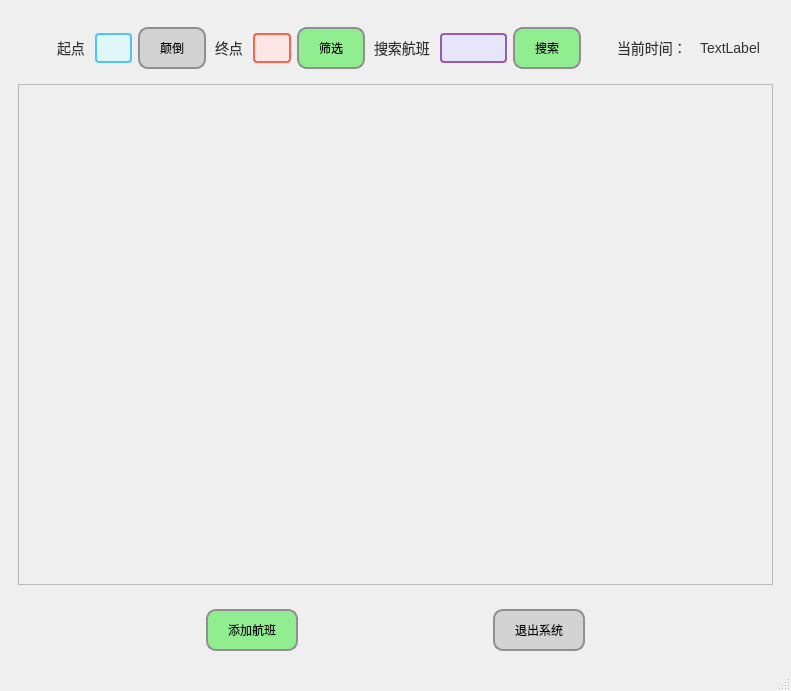
<?xml version="1.0" encoding="UTF-8"?>
<ui version="4.0">
 <class>AdminMainWindow</class>
 <widget class="QMainWindow" name="AdminMainWindow">
  <property name="geometry">
   <rect>
    <x>0</x>
    <y>0</y>
    <width>791</width>
    <height>691</height>
   </rect>
  </property>
  <property name="windowTitle">
   <string>MainWindow</string>
  </property>
  <widget class="QWidget" name="centralwidget">
   <layout class="QVBoxLayout" name="verticalLayout_11">
    <item>
     <widget class="QWidget" name="widget_2" native="true">
      <layout class="QVBoxLayout" name="verticalLayout_2">
       <item>
        <widget class="QWidget" name="widget_22" native="true">
         <layout class="QHBoxLayout" name="horizontalLayout_13">
          <item>
           <spacer name="horizontalSpacer_13">
            <property name="orientation">
             <enum>Qt::Orientation::Horizontal</enum>
            </property>
            <property name="sizeHint" stdset="0">
             <size>
              <width>40</width>
              <height>20</height>
             </size>
            </property>
           </spacer>
          </item>
          <item>
           <widget class="QLabel" name="label_22">
            <property name="styleSheet">
             <string notr="true">QLabel {
    color: #333333; /* 深灰色文字，与对话框和文本输入框的文字颜色相同 */
    font-size: 14px; /* 与按钮、对话框和文本输入框相同的字体大小 */
    font-weight: normal; /* 默认字体粗细，可以根据需要调整 */
    margin: 5px 0; /* 上下外边距，根据需要调整 */
    background-color: transparent; /* 透明背景，不覆盖标签下的内容 */
}

QLabel:disabled {
    color: #888888; /* 禁用时文字颜色变暗，与禁用状态的文本输入框一致 */
}</string>
            </property>
            <property name="text">
             <string>起点</string>
            </property>
           </widget>
          </item>
          <item>
           <widget class="QLineEdit" name="StartPointLine">
            <property name="maximumSize">
             <size>
              <width>50</width>
              <height>16777215</height>
             </size>
            </property>
            <property name="styleSheet">
             <string notr="true">QLineEdit {
    background-color: #e0f7fa; /* 浅蓝色背景 */
    border: 2px solid #4fc3f7; /* 蓝色边框 */
    border-radius: 4px; /* 圆角边框 */
    padding: 5px; /* 内边距 */
    color: #005f6a; /* 深蓝色文本 */
    selection-background-color: #4fc3f7; /* 选中时的背景颜色 */
    selection-color: #ffffff; /* 选中时的文本颜色 */
}

QLineEdit:focus {
    border-color: #00796b; /* 聚焦时边框颜色变深 */
    box-shadow: 0 0 4px rgba(0, 121, 107, 0.5); /* 聚焦时阴影效果 */
}

QLineEdit:disabled {
    background-color: #d3e5f3; /* 禁用时背景颜色变浅 */
    border-color: #a1c4dd; /* 禁用时边框颜色变浅 */
    color: #6d8cac; /* 禁用时文本颜色变暗 */
}

QLineEdit::placeholder {
    color: #6d8cac; /* 占位符文本颜色 */
    font-style: italic; /* 占位符文本斜体 */
}</string>
            </property>
           </widget>
          </item>
          <item>
           <widget class="QPushButton" name="ReverseBtn">
            <property name="styleSheet">
             <string notr="true">QPushButton {
    border: 2px solid #8f8f91; /* 设置按钮边框 */
    border-radius: 10px; /* 设置按钮圆角 */
    padding: 10px 20px; /* 设置按钮内边距 */
    background-color: #d3d3d3; /* 设置浅灰色背景 */
    color: black; /* 设置文本颜色为黑色，确保在浅灰色背景上清晰可见 */
}
 
QPushButton:hover {
    background-color: #c0c0c0; /* 鼠标悬停时的背景颜色，稍微深一点的浅灰色 */
}
 
QPushButton:pressed {
    background-color: #a9a9a9; /* 按钮按下时的背景颜色，再深一点的浅灰色 */
}</string>
            </property>
            <property name="text">
             <string>颠倒</string>
            </property>
           </widget>
          </item>
          <item>
           <widget class="QLabel" name="label_23">
            <property name="styleSheet">
             <string notr="true">QLabel {
    color: #333333; /* 深灰色文字，与对话框和文本输入框的文字颜色相同 */
    font-size: 14px; /* 与按钮、对话框和文本输入框相同的字体大小 */
    font-weight: normal; /* 默认字体粗细，可以根据需要调整 */
    margin: 5px 0; /* 上下外边距，根据需要调整 */
    background-color: transparent; /* 透明背景，不覆盖标签下的内容 */
}

QLabel:disabled {
    color: #888888; /* 禁用时文字颜色变暗，与禁用状态的文本输入框一致 */
}</string>
            </property>
            <property name="text">
             <string>终点</string>
            </property>
           </widget>
          </item>
          <item>
           <widget class="QLineEdit" name="EndPointLine">
            <property name="maximumSize">
             <size>
              <width>50</width>
              <height>16777215</height>
             </size>
            </property>
            <property name="styleSheet">
             <string notr="true">QLineEdit {
    background-color: #ffe6e6; /* 浅红色背景 */
    border: 2px solid #ff6347; /* 鲜红色边框 */
    border-radius: 4px; /* 圆角边框 */
    padding: 5px; /* 内边距 */
    color: #8b0000; /* 暗红色文本 */
    selection-background-color: #ff4500; /* 选中时的背景颜色（橙色红） */
    selection-color: #ffffff; /* 选中时的文本颜色（白色） */
}

QLineEdit:focus {
    border-color: #dc143c; /* 聚焦时边框颜色变为更深的红色 */
    box-shadow: 0 0 4px rgba(220, 20, 60, 0.5); /* 聚焦时阴影效果 */
}

QLineEdit:disabled {
    background-color: #f5dcdc; /* 禁用时背景颜色变浅 */
    border-color: #e9967a; /* 禁用时边框颜色变浅 */
    color: #a52a2a; /* 禁用时文本颜色变暗 */
}

QLineEdit::placeholder {
    color: #a52a2a; /* 占位符文本颜色（暗红色） */
    font-style: italic; /* 占位符文本斜体 */
}</string>
            </property>
           </widget>
          </item>
          <item>
           <widget class="QPushButton" name="FilterBtn">
            <property name="styleSheet">
             <string notr="true">QPushButton {
    border: 2px solid #8f8f91; /* 设置按钮边框 */
    border-radius: 10px; /* 设置按钮圆角 */
    padding: 10px 20px; /* 设置按钮内边距 */
    background-color: #90ee90; /* 设置浅绿色背景 */
}

QPushButton:hover {
    background-color: #80e080; /* 鼠标悬停时的背景颜色，稍微深一点的浅绿色 */
}

QPushButton:pressed {
    background-color: #70d070; /* 按钮按下时的背景颜色，再深一点的浅绿色 */
}</string>
            </property>
            <property name="text">
             <string>筛选</string>
            </property>
           </widget>
          </item>
          <item>
           <widget class="QLabel" name="label_24">
            <property name="styleSheet">
             <string notr="true">QLabel {
    color: #333333; /* 深灰色文字，与对话框和文本输入框的文字颜色相同 */
    font-size: 14px; /* 与按钮、对话框和文本输入框相同的字体大小 */
    font-weight: normal; /* 默认字体粗细，可以根据需要调整 */
    margin: 5px 0; /* 上下外边距，根据需要调整 */
    background-color: transparent; /* 透明背景，不覆盖标签下的内容 */
}

QLabel:disabled {
    color: #888888; /* 禁用时文字颜色变暗，与禁用状态的文本输入框一致 */
}</string>
            </property>
            <property name="text">
             <string>搜索航班</string>
            </property>
           </widget>
          </item>
          <item>
           <widget class="QLineEdit" name="SeekLine">
            <property name="maximumSize">
             <size>
              <width>80</width>
              <height>16777215</height>
             </size>
            </property>
            <property name="styleSheet">
             <string notr="true">QLineEdit {
    background-color: #e6e6fa; /* 浅紫色背景 */
    border: 2px solid #9b59b6; /* 紫色边框 */
    border-radius: 4px; /* 圆角边框 */
    padding: 5px; /* 内边距 */
    color: #4b0082; /* 深紫色文本（与浅紫色背景形成对比） */
    selection-background-color: #9b59b6; /* 选中时的背景颜色（与边框颜色相同） */
    selection-color: #ffffff; /* 选中时的文本颜色（白色） */
}

QLineEdit:focus {
    border-color: #6a0dad; /* 聚焦时边框颜色变深为深紫色 */
    box-shadow: 0 0 4px rgba(106, 13, 173, 0.5); /* 聚焦时阴影效果使用深紫色RGBA */
}

QLineEdit:disabled {
    background-color: #d8bfd8; /* 禁用时背景颜色变为更浅的紫色 */
    border-color: #b09cd9; /* 禁用时边框颜色变为更浅的紫色 */
    color: #800080; /* 禁用时文本颜色变为中紫色 */
}

QLineEdit::placeholder {
    color: #800080; /* 占位符文本颜色使用中紫色 */
    font-style: italic; /* 占位符文本斜体 */
}</string>
            </property>
           </widget>
          </item>
          <item>
           <widget class="QPushButton" name="SeekBtn">
            <property name="styleSheet">
             <string notr="true">QPushButton {
    border: 2px solid #8f8f91; /* 设置按钮边框 */
    border-radius: 10px; /* 设置按钮圆角 */
    padding: 10px 20px; /* 设置按钮内边距 */
    background-color: #90ee90; /* 设置浅绿色背景 */
}

QPushButton:hover {
    background-color: #80e080; /* 鼠标悬停时的背景颜色，稍微深一点的浅绿色 */
}

QPushButton:pressed {
    background-color: #70d070; /* 按钮按下时的背景颜色，再深一点的浅绿色 */
}</string>
            </property>
            <property name="text">
             <string>搜索</string>
            </property>
           </widget>
          </item>
          <item>
           <spacer name="horizontalSpacer_14">
            <property name="orientation">
             <enum>Qt::Orientation::Horizontal</enum>
            </property>
            <property name="sizeHint" stdset="0">
             <size>
              <width>40</width>
              <height>20</height>
             </size>
            </property>
           </spacer>
          </item>
          <item>
           <widget class="QLabel" name="label">
            <property name="styleSheet">
             <string notr="true">QLabel {
    color: #333333; /* 深灰色文字，与对话框和文本输入框的文字颜色相同 */
    font-size: 14px; /* 与按钮、对话框和文本输入框相同的字体大小 */
    font-weight: normal; /* 默认字体粗细，可以根据需要调整 */
    margin: 5px 0; /* 上下外边距，根据需要调整 */
    background-color: transparent; /* 透明背景，不覆盖标签下的内容 */
}

QLabel:disabled {
    color: #888888; /* 禁用时文字颜色变暗，与禁用状态的文本输入框一致 */
}</string>
            </property>
            <property name="text">
             <string>当前时间：</string>
            </property>
           </widget>
          </item>
          <item>
           <widget class="QLabel" name="TimeLabel">
            <property name="styleSheet">
             <string notr="true">QLabel {
    color: #333333; /* 深灰色文字，与对话框和文本输入框的文字颜色相同 */
    font-size: 14px; /* 与按钮、对话框和文本输入框相同的字体大小 */
    font-weight: normal; /* 默认字体粗细，可以根据需要调整 */
    margin: 5px 0; /* 上下外边距，根据需要调整 */
    background-color: transparent; /* 透明背景，不覆盖标签下的内容 */
}

QLabel:disabled {
    color: #888888; /* 禁用时文字颜色变暗，与禁用状态的文本输入框一致 */
}</string>
            </property>
            <property name="text">
             <string>TextLabel</string>
            </property>
           </widget>
          </item>
         </layout>
        </widget>
       </item>
       <item>
        <widget class="QScrollArea" name="AdminShowFlightArea">
         <property name="widgetResizable">
          <bool>true</bool>
         </property>
         <widget class="QWidget" name="scrollAreaWidgetContents">
          <property name="geometry">
           <rect>
            <x>0</x>
            <y>0</y>
            <width>753</width>
            <height>507</height>
           </rect>
          </property>
          <layout class="QVBoxLayout" name="verticalLayout"/>
         </widget>
        </widget>
       </item>
      </layout>
     </widget>
    </item>
    <item>
     <widget class="QWidget" name="widget" native="true">
      <property name="minimumSize">
       <size>
        <width>0</width>
        <height>50</height>
       </size>
      </property>
      <layout class="QHBoxLayout" name="horizontalLayout">
       <item>
        <spacer name="horizontalSpacer_2">
         <property name="orientation">
          <enum>Qt::Orientation::Horizontal</enum>
         </property>
         <property name="sizeHint" stdset="0">
          <size>
           <width>40</width>
           <height>20</height>
          </size>
         </property>
        </spacer>
       </item>
       <item>
        <widget class="QPushButton" name="AddFlightBtn">
         <property name="minimumSize">
          <size>
           <width>0</width>
           <height>0</height>
          </size>
         </property>
         <property name="maximumSize">
          <size>
           <width>100</width>
           <height>100</height>
          </size>
         </property>
         <property name="styleSheet">
          <string notr="true">QPushButton {
    border: 2px solid #8f8f91; /* 设置按钮边框 */
    border-radius: 10px; /* 设置按钮圆角 */
    padding: 10px 20px; /* 设置按钮内边距 */
    background-color: #90ee90; /* 设置浅绿色背景 */
}

QPushButton:hover {
    background-color: #80e080; /* 鼠标悬停时的背景颜色，稍微深一点的浅绿色 */
}

QPushButton:pressed {
    background-color: #70d070; /* 按钮按下时的背景颜色，再深一点的浅绿色 */
}</string>
         </property>
         <property name="text">
          <string>添加航班</string>
         </property>
        </widget>
       </item>
       <item>
        <spacer name="horizontalSpacer">
         <property name="orientation">
          <enum>Qt::Orientation::Horizontal</enum>
         </property>
         <property name="sizeHint" stdset="0">
          <size>
           <width>40</width>
           <height>20</height>
          </size>
         </property>
        </spacer>
       </item>
       <item>
        <widget class="QPushButton" name="ExitBtn">
         <property name="maximumSize">
          <size>
           <width>100</width>
           <height>100</height>
          </size>
         </property>
         <property name="styleSheet">
          <string notr="true">QPushButton {
    border: 2px solid #8f8f91; /* 设置按钮边框 */
    border-radius: 10px; /* 设置按钮圆角 */
    padding: 10px 20px; /* 设置按钮内边距 */
    background-color: #d3d3d3; /* 设置浅灰色背景 */
    color: black; /* 设置文本颜色为黑色，确保在浅灰色背景上清晰可见 */
}
 
QPushButton:hover {
    background-color: #c0c0c0; /* 鼠标悬停时的背景颜色，稍微深一点的浅灰色 */
}
 
QPushButton:pressed {
    background-color: #a9a9a9; /* 按钮按下时的背景颜色，再深一点的浅灰色 */
}</string>
         </property>
         <property name="text">
          <string>退出系统</string>
         </property>
        </widget>
       </item>
       <item>
        <spacer name="horizontalSpacer_3">
         <property name="orientation">
          <enum>Qt::Orientation::Horizontal</enum>
         </property>
         <property name="sizeHint" stdset="0">
          <size>
           <width>40</width>
           <height>20</height>
          </size>
         </property>
        </spacer>
       </item>
      </layout>
     </widget>
    </item>
   </layout>
  </widget>
  <widget class="QStatusBar" name="statusbar"/>
 </widget>
 <resources/>
 <connections/>
</ui>
